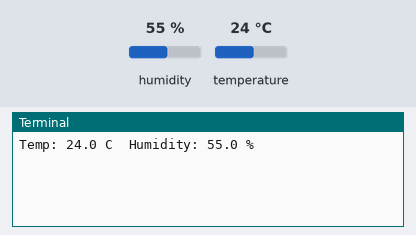
A program run on a simulated Raspberry Pi (BCM pin numbers). On the bench: the last lines printed to the terminal. The inputs (shaded band) are chosen by the test bench; at power-on: humidity 55 %, temperature 24 °C.

Above: at 1.2 s.
1.3 s: humidity set to 22 %
At 4.4 s:
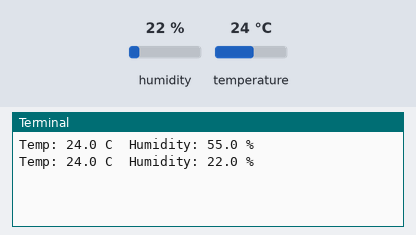
5.9 s: temperature set to 12 °C
At 8.0 s:
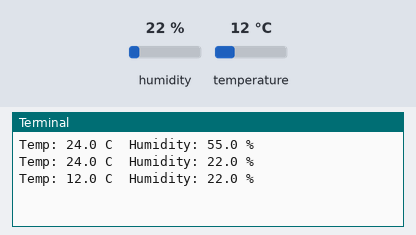
10.5 s: humidity set to 40 %
At 11.6 s:
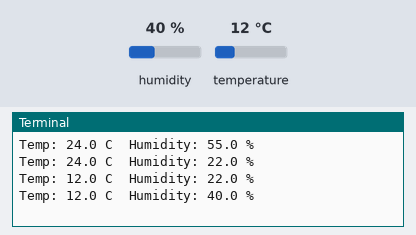
Timing chart, 0 to 13.5 s (numbered marks = the images above; inputs shaded):
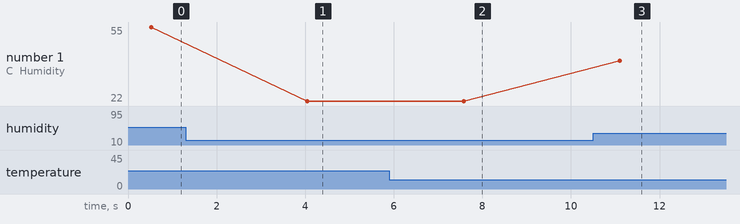

The program:

temp_sensor.py
```python
#!/usr/bin/env python
# -*- coding: utf-8 -*-

import time
import Adafruit_DHT


def loop():
    while True:
        humidity, temperature = Adafruit_DHT.read_retry(11, 4)
        print 'Temp: {0:0.1f} C  Humidity: {1:0.1f} %'.format(temperature, humidity)
        time.sleep(3)


if __name__ == '__main__':
    try:
        loop()
    except KeyboardInterrupt:  # When 'Ctrl+C' is pressed
        exit()
```

Measured:
- after the input at 1.3 s, the terminal: prints a new line after 2.8 s (image 1)
- after the input at 5.9 s, the terminal: prints a new line after 1.7 s (image 2)
- after the input at 10.5 s, the terminal: prints a new line after 0.60 s (image 3)
- plotted number 1: 55 → 22 after the input at 1.3 s, 22 → 40 after the input at 10.5 s
